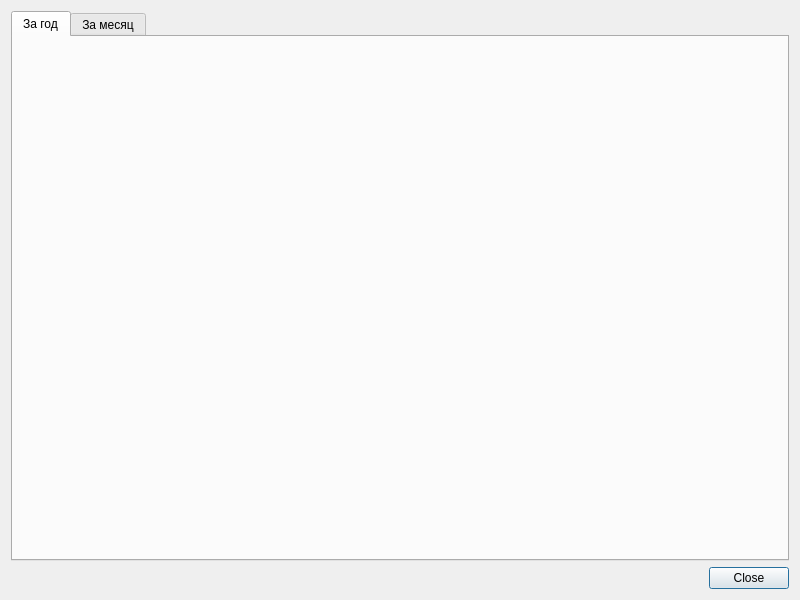
<?xml version="1.0" encoding="UTF-8"?>
<ui version="4.0">
 <class>StatisticsDialog</class>
 <widget class="QDialog" name="StatisticsDialog">
  <property name="geometry">
   <rect>
    <x>0</x>
    <y>0</y>
    <width>800</width>
    <height>600</height>
   </rect>
  </property>
  <property name="windowTitle">
   <string>Статистика загруженности аэропорта</string>
  </property>
  <layout class="QVBoxLayout" name="verticalLayout">
   <item>
    <widget class="QTabWidget" name="tabWidget">
     <property name="currentIndex">
      <number>0</number>
     </property>
     <widget class="QWidget" name="tabYear">
      <attribute name="title">
       <string>За год</string>
      </attribute>
      <layout class="QVBoxLayout" name="yearlyChartLayout"/>
     </widget>
     <widget class="QWidget" name="tabMonth">
      <attribute name="title">
       <string>За месяц</string>
      </attribute>
      <layout class="QVBoxLayout" name="verticalLayout_2">
       <item>
        <widget class="QComboBox" name="monthCombo"/>
       </item>
       <item>
        <layout class="QVBoxLayout" name="monthlyChartLayout"/>
       </item>
      </layout>
     </widget>
    </widget>
   </item>
   <item>
    <widget class="QDialogButtonBox" name="buttonBox">
     <property name="orientation">
      <enum>Qt::Horizontal</enum>
     </property>
     <property name="standardButtons">
      <set>QDialogButtonBox::Close</set>
     </property>
    </widget>
   </item>
  </layout>
 </widget>
 <resources/>
 <connections>
  <connection>
   <sender>buttonBox</sender>
   <signal>accepted()</signal>
   <receiver>StatisticsDialog</receiver>
   <slot>accept()</slot>
   <hints>
    <hint type="sourcelabel">
     <x>248</x>
     <y>254</y>
    </hint>
    <hint type="destinationlabel">
     <x>157</x>
     <y>274</y>
    </hint>
   </hints>
  </connection>
  <connection>
   <sender>buttonBox</sender>
   <signal>rejected()</signal>
   <receiver>StatisticsDialog</receiver>
   <slot>reject()</slot>
   <hints>
    <hint type="sourcelabel">
     <x>316</x>
     <y>260</y>
    </hint>
    <hint type="destinationlabel">
     <x>286</x>
     <y>274</y>
    </hint>
   </hints>
  </connection>
 </connections>
</ui>
